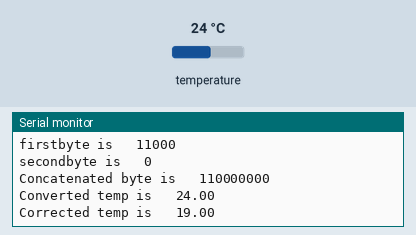
Bench run of a sketch on a simulated Arduino Uno, built with avr-gcc and run on an emulated ATmega328P. On the bench: the last lines printed to the serial monitor. Wiring (inferred from the names in the program): TMP102 temperature sensor at I2C address 0x48. The test bench sets the inputs (shaded band); at power-on: temperature 24 °C.

Above: at 5.8 s.
5.9 s: temperature set to 12 °C
At 11.4 s:
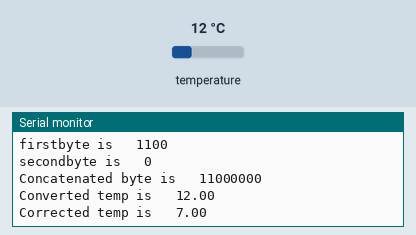
11.9 s: temperature set to 19 °C
At 15.4 s:
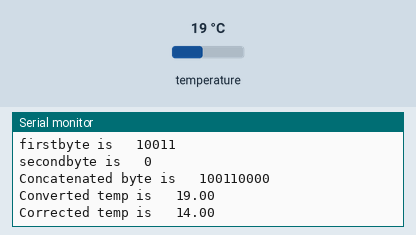
Timing chart, 0 to 16.9 s (numbered marks = the images above; inputs shaded):
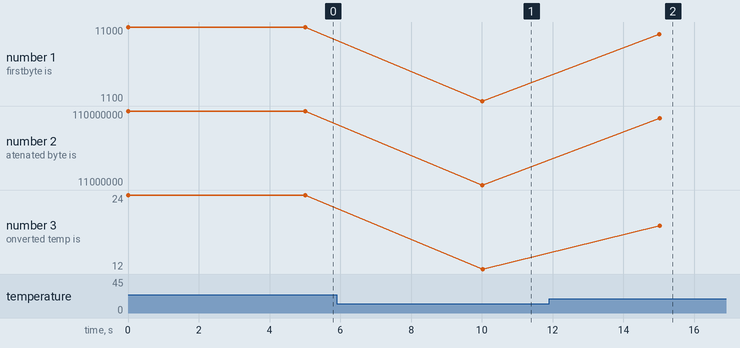

The sketch:

tmp102_example.ino
```cpp
#include "Wire.h"
#define TMP102_I2C_ADDRESS 72 /* This is the I2C address for our chip. This value is correct if you tie the ADD0 pin to ground. See the datasheet for some other values. */


void setup()
{
  Wire.begin(); // start the I2C library
  Serial.begin(115200); //Start serial communication at 115200 baud
}


void loop()
{
  getTemp102();
  delay(5000); //wait 5 seconds before printing our next set of readings.
}

void getTemp102()
{
  byte firstbyte, secondbyte; //these are the bytes we read from the TMP102 temperature registers
  int val; /* an int is capable of storing two bytes, this is where we "chuck" the two bytes together. */
  float convertedtemp; /* We then need to multiply our two bytes by a scaling factor, mentioned in the datasheet. */
  float correctedtemp;

  /* Reset the register pointer (by default it is ready to read temperatures)
You can alter it to a writeable register and alter some of the configuration -
the sensor is capable of alerting you if the temperature is above or below a specified threshold. */

  Wire.beginTransmission(TMP102_I2C_ADDRESS); //Say hi to the sensor.
  Wire.write(0x00);
  Wire.endTransmission();
  Wire.requestFrom(TMP102_I2C_ADDRESS, 2);
  Wire.endTransmission();


  firstbyte      = (Wire.read());
  /*read the TMP102 datasheet - here we read one byte from
   each of the temperature registers on the TMP102*/
  secondbyte     = (Wire.read());
  /*The first byte contains the most significant bits, and
   the second the less significant */
    val = firstbyte;
    if ((firstbyte & 0x80) > 0)
    {
      val |= 0x0F00;
    }
    val <<= 4;
 /* MSB */
    val |= (secondbyte >> 4);
/* LSB is ORed into the second 4 bits of our byte.
Bitwise maths is a bit funky, but there's a good tutorial on the playground*/
    convertedtemp = val*0.0625;
    correctedtemp = convertedtemp - 5;
    /* See the above note on overreading */


  Serial.print("firstbyte is ");
  Serial.print("\t");
  Serial.println(firstbyte, BIN);
  Serial.print("secondbyte is ");
  Serial.print("\t");
  Serial.println(secondbyte, BIN);
  Serial.print("Concatenated byte is ");
  Serial.print("\t");
  Serial.println(val, BIN);
  Serial.print("Converted temp is ");
  Serial.print("\t");
  Serial.println(val*0.0625);
  Serial.print("Corrected temp is ");
  Serial.print("\t");
  Serial.println(correctedtemp);
  Serial.println();
}
```

Measured:
- after the input at 5.9 s, the serial monitor: prints a new line after 4.1 s (image 1)
- after the input at 11.9 s, the serial monitor: prints a new line after 3.1 s (image 2)
- plotted number 1: 11000 → 1100 after the input at 5.9 s, 1100 → 10011 after the input at 11.9 s
- plotted number 2: 110000000 → 11000000 after the input at 5.9 s, 11000000 → 100110000 after the input at 11.9 s
- plotted number 3: 24 → 12 after the input at 5.9 s, 12 → 19 after the input at 11.9 s
